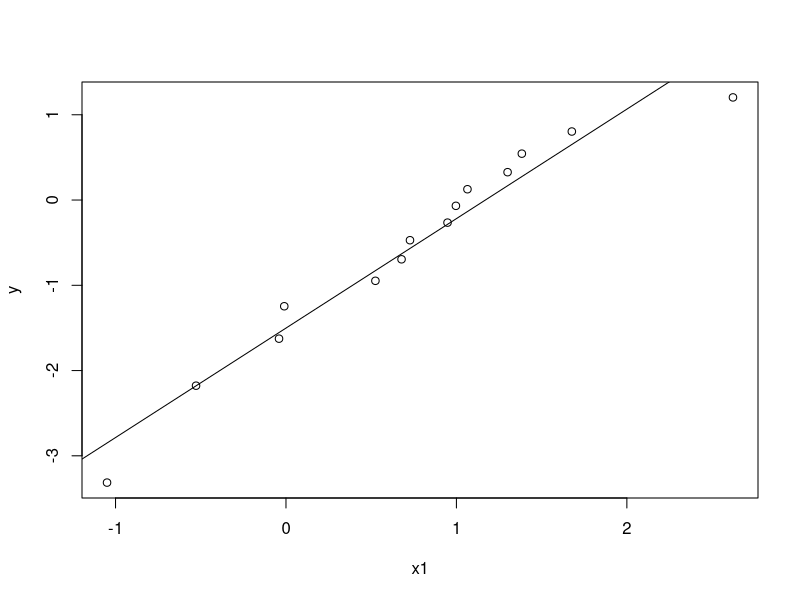
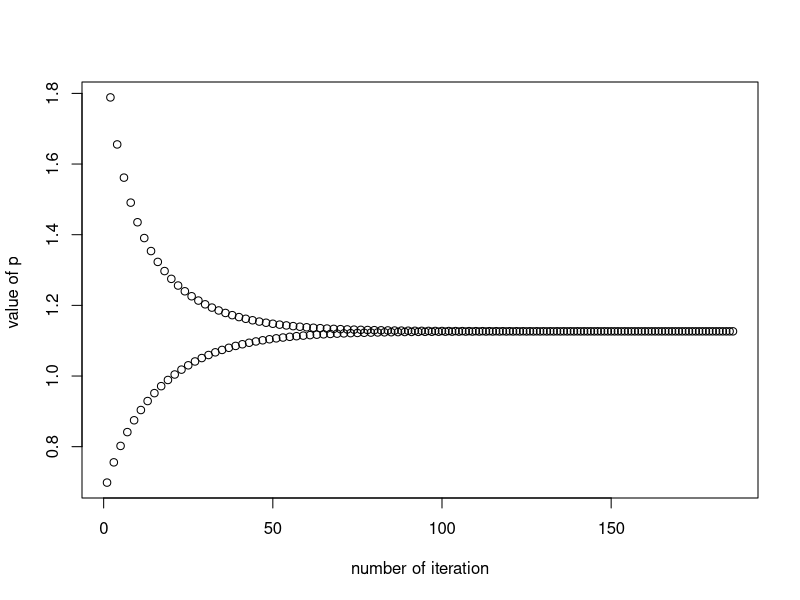
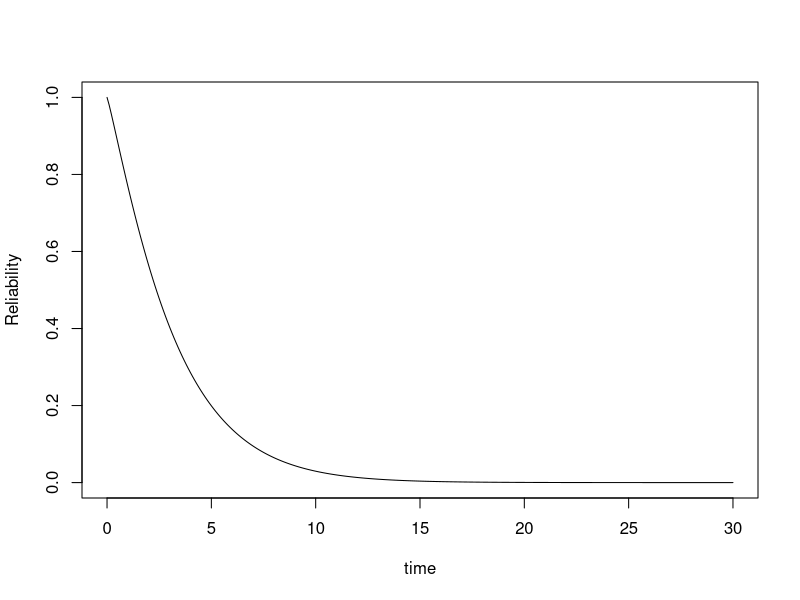
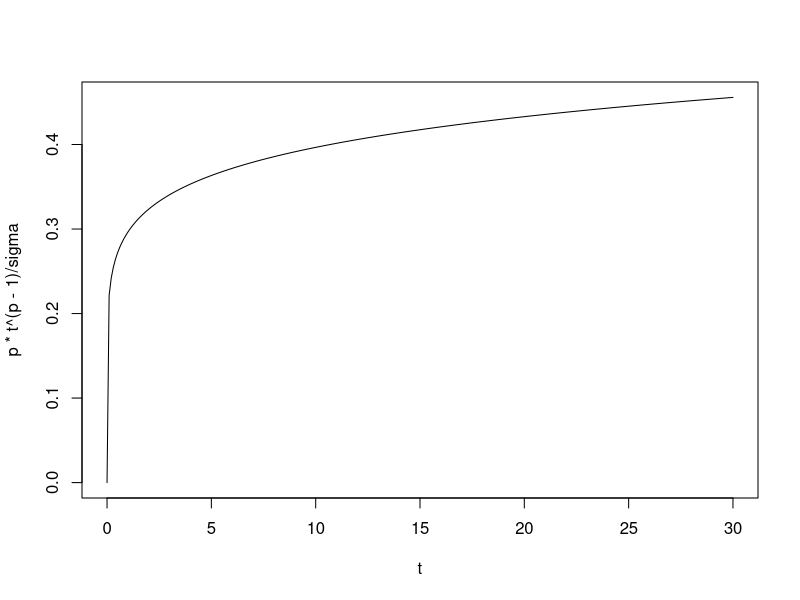

Write the R code that produced these figures, in order.
x<-c(0.35,0.59,0.96,0.99,1.69,1.97,2.07,2.58,2.71,2.90,3.67,3.99,5.35,13.77)
x=sort(x)
n=length(x)
i=seq(1,n)
e_cdf=(i-0.5)/n
d=data.frame(x,i,e_cdf)
y=log(-log(1-e_cdf))
x1=log(x)
slr=lm(y~x1)
summary(slr)
plot(x1,y)
abline(slr)

pp=0
diff=1
i=0
p=2
while(diff>0.00001)
{ 
  p0=p
  sigma=sum(x^p0)/n
  
  p=n/(sum((x^p0)*log(x))/sigma-sum(log(x)))
  diff=abs(p0-p)
  i=i+1
  pp[i]=p 
}
p
sigma=sum(x^p)/n;sigma
i


plot(seq(1,i),pp,xlab="number of iteration",ylab="value of p ")

A=-n/(p^2)-sum((x^p)*log(x)^2)/sigma;A
B=C=sum((x^p)*log(x))/(sigma^2);B
D=n/sigma^2-2*sum(x^p)/(sigma^3);D

I=-matrix(c(A,B,C,D),nrow=2)
I

inv_I=solve(I);inv_I
conf_p=p+c(-1,1)*qnorm(0.975)*sqrt(inv_I[1,1]);conf_p
conf_sigma=sigma+c(-1,1)*qnorm(0.975)*sqrt(inv_I[2,2]);conf_sigma

t<-seq(0,30,0.1)
plot(t,exp(-t^p/sigma),xlab="time",ylab="Reliability",type="l")
plot(t,p*t^(p-1)/sigma,type="l")
